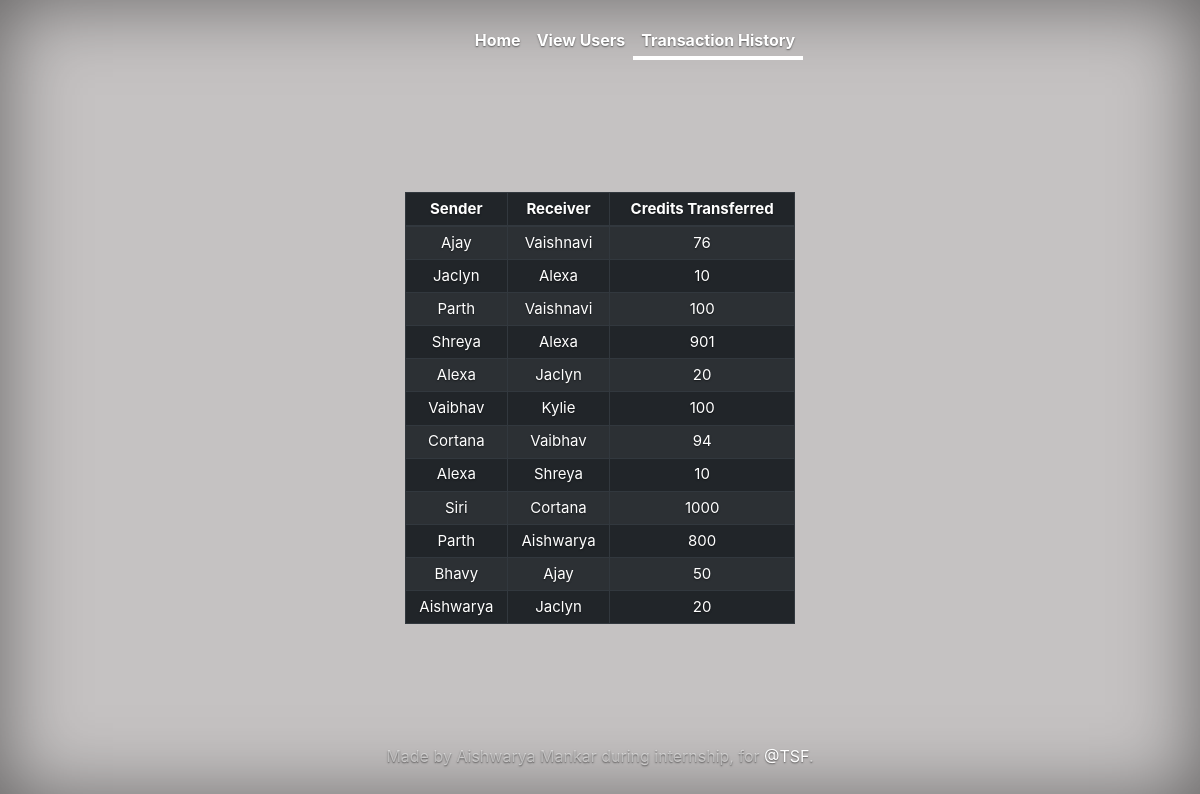
The page /transactionHistory.php on the database its author committed.
### tables this page shows
CREATE TABLE `transactions` (
  `ID` int(20) NOT NULL,
  `Sender` varchar(50) NOT NULL,
  `Receiver` varchar(50) NOT NULL,
  `Transferred_Credits` int(20) NOT NULL
);

### transactionHistory.php (the view, shortened to what this page needs)
<!doctype html>
<html lang="en">
  <head>
    <link rel="stylesheet" href="https://maxcdn.bootstrapcdn.com/bootstrap/4.0.0/css/bootstrap.min.css">
    <link type="text/css" rel="stylesheet" href="css/styles.css">
  </head>
  <body class="text-center">
    <div class="cover-container d-flex h-100 p-3 mx-auto flex-column">
      <header class="masthead mb-auto">
        <div class="inner">
          <nav class="nav navbar navbar-expand-sm navbar-light nav-masthead justify-content-center">
            <div class="collapse navbar-collapse" id="navbarMenu">
              <ul class="navbar-nav" id="navList">
                <li class="nav-item"><a class="nav-link" href="index.php">Home</a></li>
                <li class="nav-item"><a class="nav-link" href="viewUsers.php">View Users</a></li>
                <li class="nav-item"><a class="nav-link active" href="#">Transaction History</a></li>
              </ul>
            </div>
          </nav>
        </div>
      </header>
      <main role="main" class="inner cover">
          <?php
            $servername = "sql202.epizy.com";
            $username = "epiz_26872998";
            $password = "Cs4ss7X6vBAOqe9";
            $dbname = "epiz_26872998_creditmanagement";
            $conn = new mysqli($servername, $username, $password, $dbname);
            $sql = "SELECT * FROM transactions ORDER BY ID DESC";
            $result = $conn->query($sql);
            if ($result->num_rows > 0) {
          ?>
            <div class="table-responsive" style="font-size: 15px;">
              <table class="table table-striped table-dark table-hover table-bordered table-sm" style="margin-top: 20px;" id="transactionTable">
                <thead>
                  <tr>
                    <th scope="col">Sender</th>
                    <th scope="col">Receiver</th>
                    <th scope="col">Credits Transferred</th>
                  </tr>
                </thead>
                <tbody>
                <?php
                  while( $row = $result->fetch_assoc() ){
                    echo "<tr><td>".$row["Sender"]."</td><td>".$row["Receiver"]."</td><td>".$row["Transferred_Credits"]."</td></tr>\n";
                  }
                ?>
                </tbody>
              </table>
            </div>
            <?php
                } else {}
            ?>
      </main>
      <footer class="mastfoot mt-auto">
        <div class="inner">
          <p>Made by Aishwarya Mankar during internship, for <a href="https://www.thesparksfoundationsingapore.org/">@TSF</a>.</p>
        </div>
      </footer>
    </div>
  </body>
</html>

### css/styles.css (style rules this page uses)
a, a:focus, a:hover { color: #fff; }
html, body { height: 100%; background-color: #c5c2c2; text-shadow: none; }
body { display: -ms-flexbox; display: -webkit-box; display: flex; -ms-flex-pack: center; -webkit-box-pack: center; justify-content: center; color: #fff; text-shadow: 0 0.05rem 0.1rem rgba(0, 0, 0, 0.5); box-shadow: inset 0 0 5rem rgba(0, 0, 0, 0.5); }
.cover-container { max-width: 42em; }
.masthead { margin-bottom: 2rem; }
.nav-masthead .nav-link { padding: 0.25rem 0; font-weight: 700; color: rgba(255, 255, 255, 0.5); background-color: transparent; border-bottom: 0.25rem solid transparent; }
.nav-masthead .active { color: #fff; border-bottom-color: #fff; }
@media (min-width: 48em) { .nav-masthead { float: right; } }
.cover { padding: 0 1.5rem; }
.mastfoot { color: rgba(255, 255, 255, 0.5); }
#navList > .nav-item > .nav-link { color: white; }

### rows shown on the page
transactions: Sender "Ajay", Receiver "Vaishnavi", Transferred_Credits "76"
transactions: Sender "Jaclyn", Receiver "Alexa", Transferred_Credits "10"
transactions: Sender "Parth", Receiver "Vaishnavi", Transferred_Credits "100"
transactions: Sender "Shreya", Receiver "Alexa", Transferred_Credits "901"
transactions: Sender "Alexa", Receiver "Jaclyn", Transferred_Credits "20"
transactions: Sender "Vaibhav", Receiver "Kylie", Transferred_Credits "100"
transactions: Sender "Cortana", Receiver "Vaibhav", Transferred_Credits "94"
transactions: Sender "Alexa", Receiver "Shreya", Transferred_Credits "10"
transactions: Sender "Siri", Receiver "Cortana", Transferred_Credits "1000"
transactions: Sender "Parth", Receiver "Aishwarya", Transferred_Credits "800"
transactions: Sender "Bhavy", Receiver "Ajay", Transferred_Credits "50"
transactions: Sender "Aishwarya", Receiver "Jaclyn", Transferred_Credits "20"
